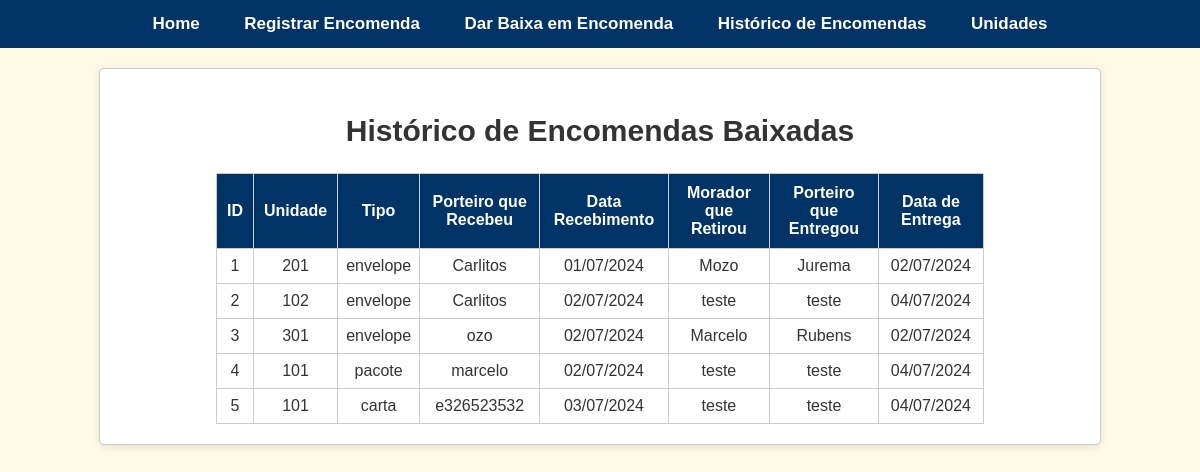
The page /historico on the database its author committed.
### app.py (models this page shows)
class Encomenda(db.Model):
    id = db.Column(db.Integer, primary_key=True)
    unidade_numero = db.Column(db.String(10), db.ForeignKey('unidade.numero'), nullable=False)
    tipo = db.Column(db.String(20), nullable=False)
    nome_porteiro_recebimento = db.Column(db.String(100), nullable=False)
    data_recebimento = db.Column(db.DateTime, nullable=False)
    nome_morador_retirada = db.Column(db.String(100))
    nome_porteiro_retirada = db.Column(db.String(100))
    data_retirada = db.Column(db.DateTime)
    retirada = db.Column(db.Boolean, default=False)  # Adicione esta linha se 'retirada' for um campo booleano

### app.py (the view)
@app.route("/historico")
def historico():
    encomendas = Encomenda.query.filter(Encomenda.data_retirada.isnot(None)).all()
    return render_template("historico.html", encomendas=encomendas)

### app.py (called while the page is built)
@app.before_request
def before_request():
    db.create_all()

### templates/historico.html (shortened to what this page needs)
{% extends "base.html" %}
{% block content %}
    <h2 class="text-center">Histórico de Encomendas Baixadas</h2>
    <div style="margin: 0 auto; width: 80%;">
        <table style="margin: 0 auto; width: 100%; text-align: center; border-collapse: collapse;">
            <thead style="background-color: #333; color: white;">
                <tr>
                    <th style="padding: 10px; border: 1px solid #ccc;">ID</th>
                    <th style="padding: 10px; border: 1px solid #ccc;">Unidade</th>
                    <th style="padding: 10px; border: 1px solid #ccc;">Tipo</th>
                    <th style="padding: 10px; border: 1px solid #ccc;">Porteiro que Recebeu</th>
                    <th style="padding: 10px; border: 1px solid #ccc;">Data Recebimento</th>
                    <th style="padding: 10px; border: 1px solid #ccc;">Morador que Retirou</th>
                    <th style="padding: 10px; border: 1px solid #ccc;">Porteiro que Entregou</th>
                    <th style="padding: 10px; border: 1px solid #ccc;">Data de Entrega</th>
                </tr>
            </thead>
            <tbody>
                {% for encomenda in encomendas %}
                <tr style="background-color: #fff;">
                    <td style="padding: 8px; border: 1px solid #ccc;">{{ encomenda.id }}</td>
                    <td style="padding: 8px; border: 1px solid #ccc;">{{ encomenda.unidade_numero }}</td>
                    <td style="padding: 8px; border: 1px solid #ccc;">{{ encomenda.tipo }}</td>
                    <td style="padding: 8px; border: 1px solid #ccc;">{{ encomenda.nome_porteiro_recebimento }}</td>
                    <td style="padding: 8px; border: 1px solid #ccc;">{{ encomenda.data_recebimento.strftime('%d/%m/%Y') }}</td>
                    <td style="padding: 8px; border: 1px solid #ccc;">{{ encomenda.nome_morador_retirada }}</td>
                    <td style="padding: 8px; border: 1px solid #ccc;">{{ encomenda.nome_porteiro_retirada }}</td>
                    <td style="padding: 8px; border: 1px solid #ccc;">{{ encomenda.data_retirada.strftime('%d/%m/%Y') if encomenda.data_retirada else '' }}</td>
                </tr>
                {% endfor %}
            </tbody>
        </table>
    </div>
{% endblock %}

### static/css/style.css (style rules this page uses)
body { font-family: Arial, sans-serif; margin: 0; padding: 0; background-color: #FFFAE5; color: #333; }
table { margin: 20px auto; width: 80%; border-collapse: collapse; border: 1px solid #ccc; background-color: #fff; }
table th, table td { border: 1px solid #ccc; padding: 8px; }
table th { background-color: #003366; color: white; font-weight: bold; }
.text-center { text-align: center; font-size: 30px; }

### rows shown on the page
Encomenda: id "1", unidade_numero "201", tipo "envelope", nome_porteiro_recebimento "Carlitos", data_recebimento "01/07/2024", nome_morador_retirada "Mozo", nome_porteiro_retirada "Jurema", data_retirada "02/07/2024"
Encomenda: id "2", unidade_numero "102", tipo "envelope", nome_porteiro_recebimento "Carlitos", data_recebimento "02/07/2024", nome_morador_retirada "teste", nome_porteiro_retirada "teste", data_retirada "04/07/2024"
Encomenda: id "3", unidade_numero "301", tipo "envelope", nome_porteiro_recebimento "ozo", data_recebimento "02/07/2024", nome_morador_retirada "Marcelo", nome_porteiro_retirada "Rubens", data_retirada "02/07/2024"
Encomenda: id "4", unidade_numero "101", tipo "pacote", nome_porteiro_recebimento "marcelo", data_recebimento "02/07/2024", nome_morador_retirada "teste", nome_porteiro_retirada "teste", data_retirada "04/07/2024"
Encomenda: id "5", unidade_numero "101", tipo "carta", nome_porteiro_recebimento "e326523532", data_recebimento "03/07/2024", nome_morador_retirada "teste", nome_porteiro_retirada "teste", data_retirada "04/07/2024"
